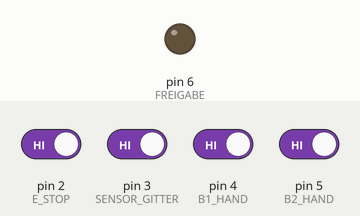
The sketch below on a simulated Arduino Uno, built with avr-gcc and run on an emulated ATmega328P. Parts: output pins drawn as LEDs (lit = HIGH). The test bench sets the inputs (shaded band); at power-on: pin 2 (E_STOP), pin 3 (SENSOR_GITTER), pin 4 (B1_HAND), pin 5 (B2_HAND) HIGH.

Above: at 1.2 s.
1.3 s: pin 2 (E_STOP) driven LOW and pin 3 (SENSOR_GITTER) driven LOW and pin 4 (B1_HAND) driven LOW and pin 5 (B2_HAND) driven LOW
At 2.2 s:
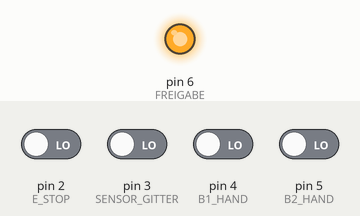
2.8 s: pin 2 (E_STOP) driven HIGH
At 3.4 s:
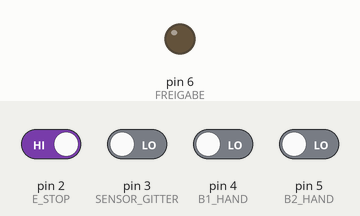
4.3 s: pin 2 (E_STOP) driven LOW
At 5.7 s:
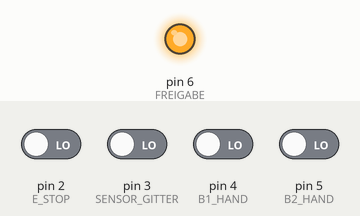
Timing chart, 0 to 7.3 s (numbered marks = the images above; inputs shaded):
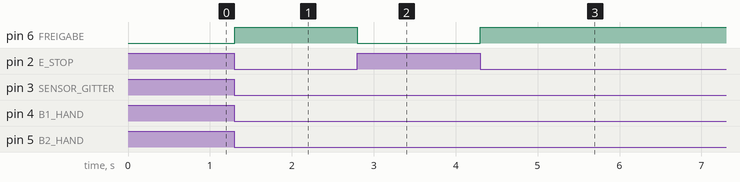

Measured:
- after the input at 1.3 s, pin 6 (FREIGABE): LOW → HIGH at once
- after the input at 2.8 s, pin 6 (FREIGABE): HIGH → LOW at once
- after the input at 4.3 s, pin 6 (FREIGABE): LOW → HIGH at once

The sketch:

Sicherheitsverriegelung.ino
```cpp
// Arduino zur Sicherheitsverriegelung
const int E_STOP = 2;
const int SENSOR_GITTER = 3;
const int B1_HAND = 4;
const int B2_HAND = 5;
const int FREIGABE = 6;

void setup()
{
  //Eingänge
  pinMode(E_STOP, INPUT_PULLUP);
  pinMode(SENSOR_GITTER, INPUT_PULLUP);
  pinMode(B1_HAND, INPUT_PULLUP);
  pinMode(B2_HAND, INPUT_PULLUP);
  //Ausgang
  pinMode(FREIGABE, OUTPUT);
}

void loop()
{
  bool es, sh, b1, b2, q;

    es = digitalRead(E_STOP) == HIGH; 	//Eingänge einlesen
    sh = digitalRead(SENSOR_GITTER) == LOW;
    b1 = digitalRead(B1_HAND) == LOW;
    b2 = digitalRead(B2_HAND) == LOW;
    q = (!es && sh && b1 && b2);    //Signale verknüpfen

    digitalWrite(FREIGABE, q ? HIGH : LOW);
    delay(100);
}
```
